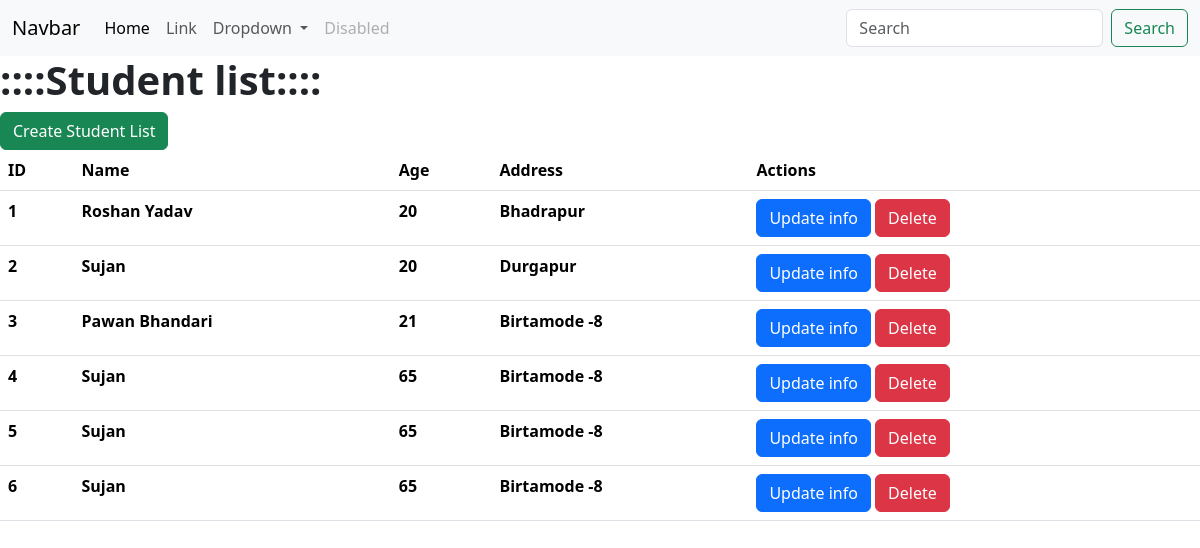
/list_student/, run on an earlier commit of the app's database.
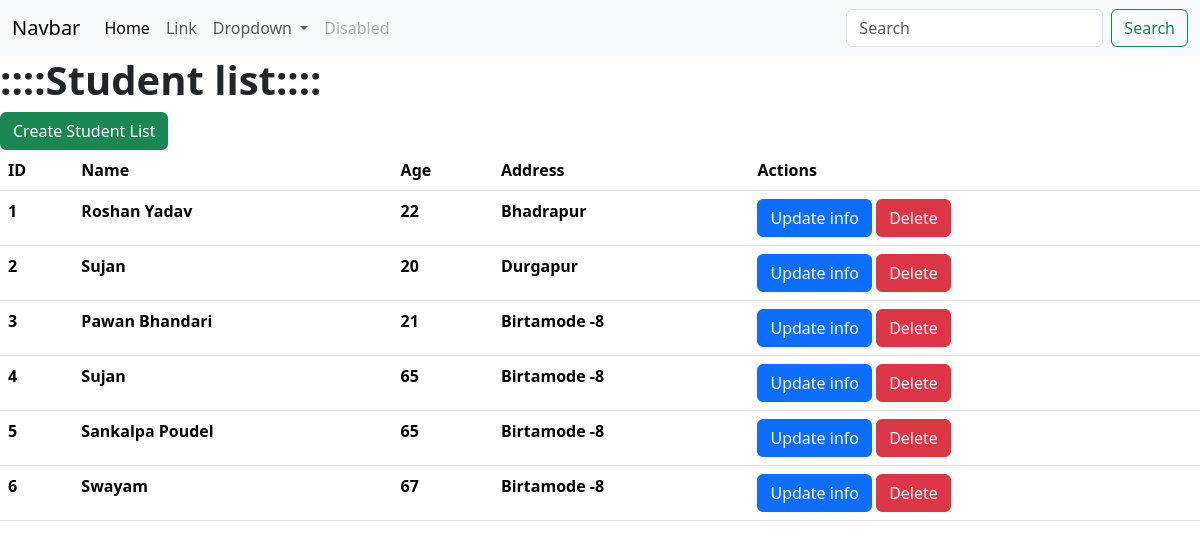
And on a later commit of the database.
### myapp/models.py (models this page shows, shortened)
class Student(models.Model):
  name = models.CharField(max_length=255)
  address = models.CharField(max_length=255)
  age = models.IntegerField()

### myapp/views.py (the view)
# urls.py: path('list_student/', student_list),
def student_list(request):
    students = Student.objects.all()
    data ={
        'students': students
    }
    return render(request, "student_list.html", data)

### templates/student_list.html (shortened to what this page needs)
<!DOCTYPE html>
<html lang="en">
<head>
    <link href="https://cdn.jsdelivr.net/npm/bootstrap@5.3.3/dist/css/bootstrap.min.css" rel="stylesheet">
</head>
<body>
    <nav class="text-primary navbar navbar-expand-lg bg-body-tertiary bg-primary">
        <div class="container-fluid">
          <a class="navbar-brand" href="#">Navbar</a>
          <div class="collapse navbar-collapse" id="navbarSupportedContent">
            <ul class="navbar-nav me-auto mb-2 mb-lg-0">
              <li class="nav-item">
                <a class="nav-link active" aria-current="page" href="#">Home</a>
              </li>
              <li class="nav-item">
                <a class="nav-link" href="#">Link</a>
              </li>
              <li class="nav-item dropdown">
                <a class="nav-link dropdown-toggle" href="#" role="button" data-bs-toggle="dropdown" aria-expanded="false">
                  Dropdown
                </a>
              </li>
              <li class="nav-item">
                <a class="nav-link disabled" aria-disabled="true">Disabled</a>
              </li>
            </ul>
            <form class="d-flex" role="search">
              <input class="form-control me-2" type="search" placeholder="Search" aria-label="Search">
              <button class="btn btn-outline-success" type="submit">Search</button>
            </form>
          </div>
        </div>
      </nav>
    <h1 class="heading"><b>::::Student list::::</b></h1>
    <a class="btn btn-success" href="/create/">Create Student List</a>
    <table class="table">
        <thead>
          <tr>
            <th scope="col">ID</th>
            <th scope="col">Name</th>
            <th scope="col">Age</th>
            <th scope="col">Address</th>
            <th scope="col">Actions</th>
          </tr>
        </thead>
        <tbody>
            {% for s in students %}
            <tr>
                <th scope="col">{{s.id}}</th>
                <th scope="col">{{s.name}}</th>
                <th scope="col">{{s.age}}</th>
                <th scope="col">{{s.address}}</th>
                <td>
                    <a class="btn btn-primary" href="/update/{{s.id}}/">Update info</a>
                    <a class="btn btn-danger" href="/delete/{{s.id}}/">Delete</a>
                </td>
              </tr>
          {% endfor %}
        </tbody>
      </table>
</body>
</html>

What changed in the data, as far as the page shows it:
changed Student "Roshan Yadav": age "20" → "22"
changed Student id 5: name "Sujan" → "Sankalpa Poudel"
changed Student id 6: name "Sujan" → "Swayam"; age "65" → "67"
